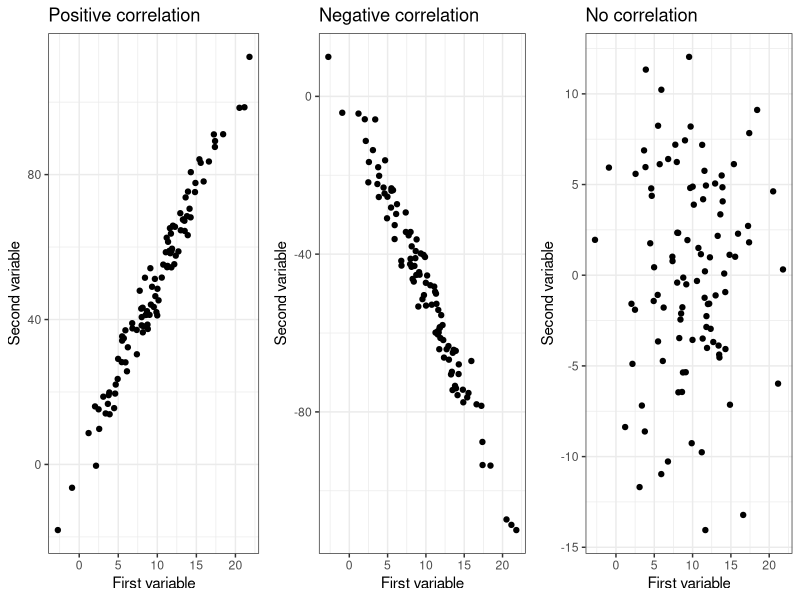
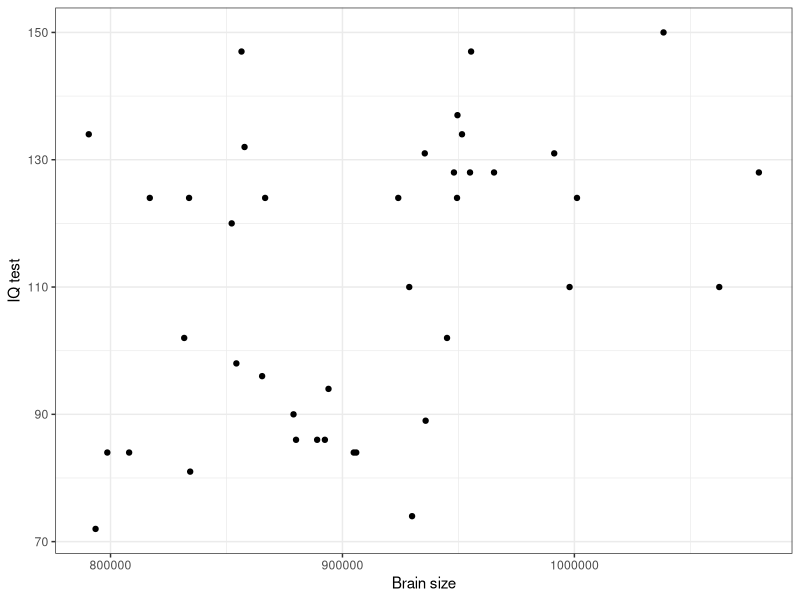
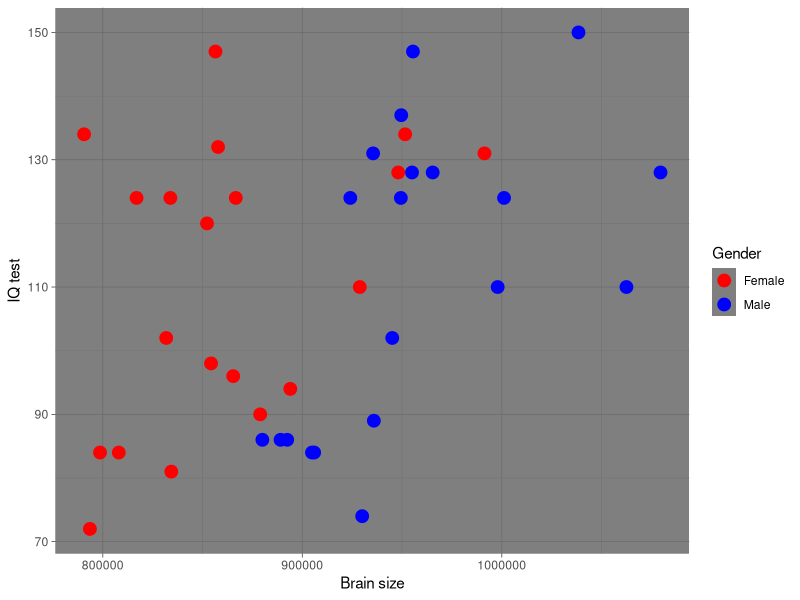
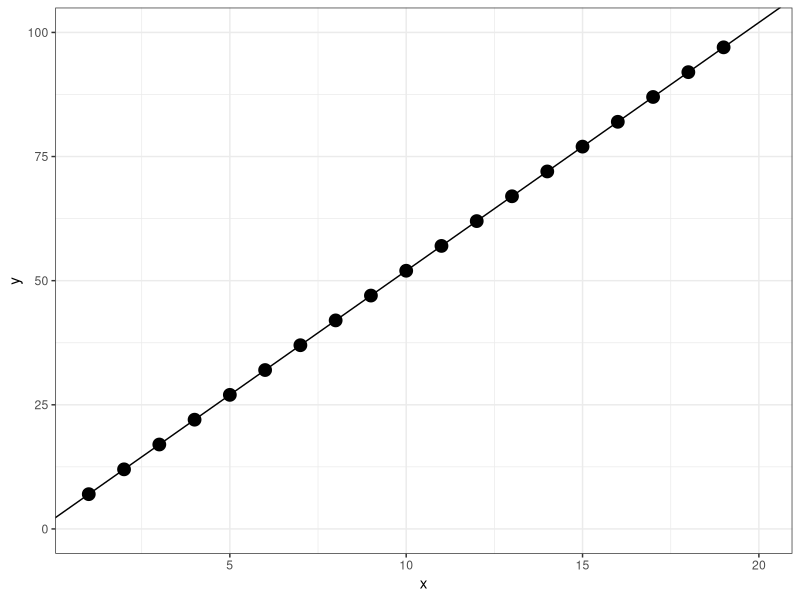
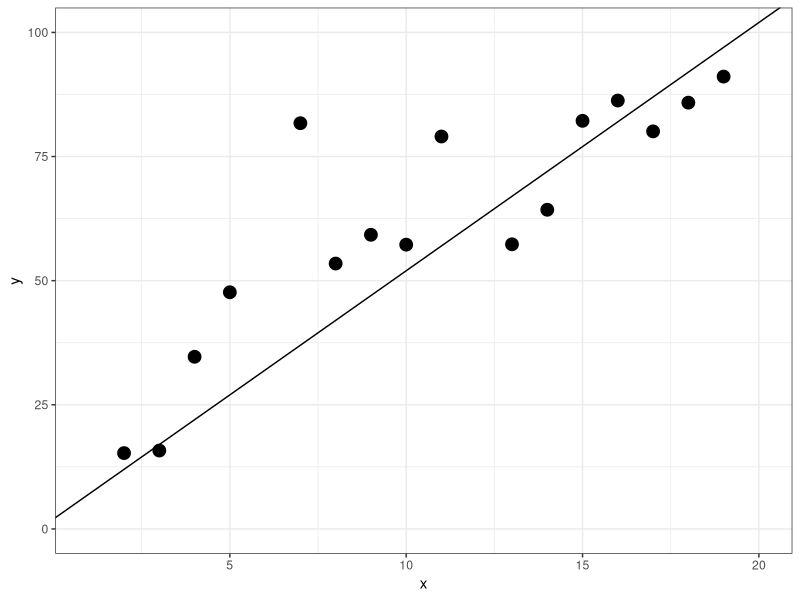
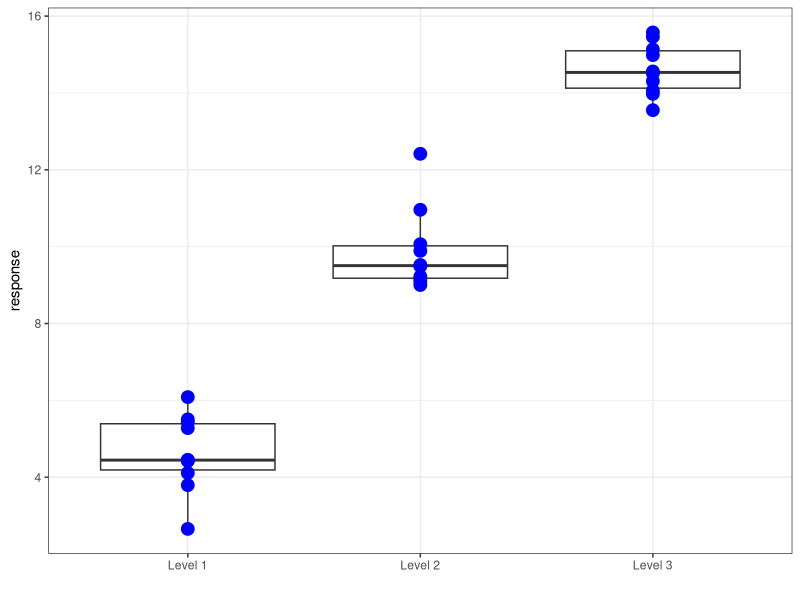
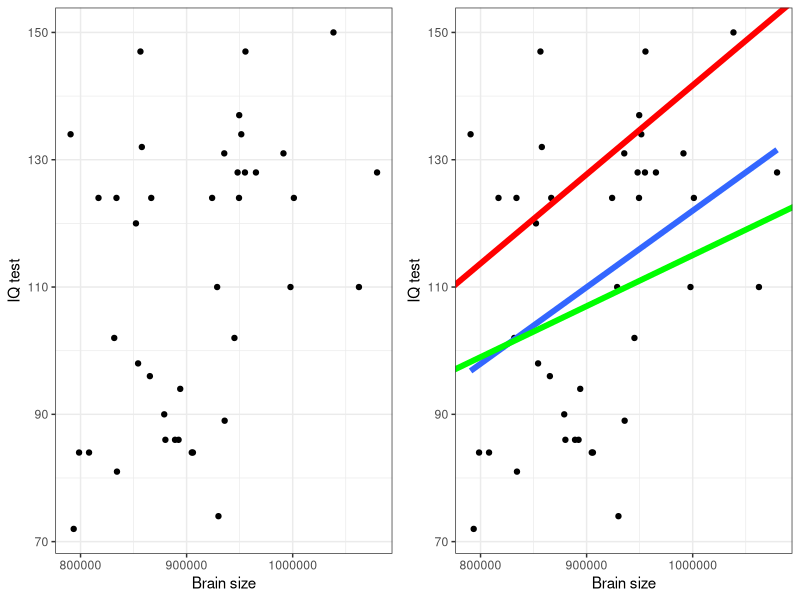
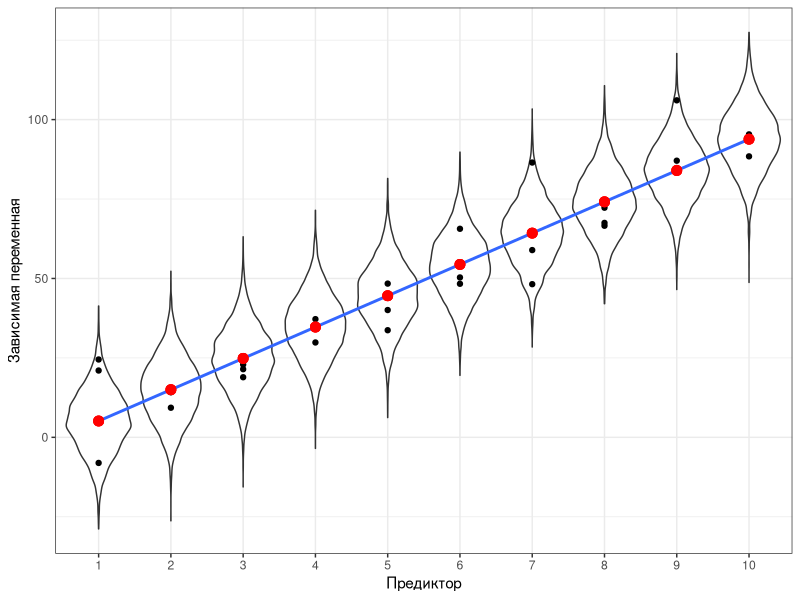

These figures' R source, in order:
## ---- chunk 1
# output options
options(width = 70, scipen = 6, digits = 3)
library(knitr)
# chunk default options
opts_chunk$set(fig.align='center', tidy = FALSE, fig.width = 7, fig.height = 3, warning = FALSE)
## ---- chunk 2
# library(downloader)
# download("https://varmara.github.io/linmodr/data/IQ_brain.csv", destfile = "data/IQ_brain.csv" )
## ---- chunk 3
brain <- read.csv("data/IQ_brain.csv", header = TRUE)
head(brain)

## ---- chunk 4
sum(!complete.cases(brain))
## ---- chunk 5
sapply(brain, function(x) sum(is.na(x)))
## ---- chunk 6
brain[!complete.cases(brain), ]
## ---- chunk 7
nrow(brain) ## Это без учета пропущенных значений
## ---- chunk 8
library (ggplot2)
library (gridExtra)
theme_set(theme_bw())
x <- rnorm(100, 10, 5)
y1 <- 5*x + rnorm(100, 0, 5)
pl_pos_cor <- ggplot(data.frame(x = x, y = y1), aes(x = x, y = y)) + geom_point() + xlab("First variable") + ylab("Second variable") + ggtitle("Positive correlation")

y2 <- -5*x + rnorm(100, 0, 5)
pl_neg_cor <- ggplot(data.frame(x = x, y = y2), aes(x = x, y = y)) + geom_point() + xlab("First variable") + ylab("Second variable") + ggtitle("Negative correlation")

y3 <- 0*x + rnorm(100, 0, 5)
pl_zero_cor <- ggplot(data.frame(x = x, y = y3), aes(x = x, y = y)) + geom_point() + xlab("First variable") + ylab("Second variable") + ggtitle("No correlation")

grid.arrange(pl_pos_cor, pl_neg_cor, pl_zero_cor, ncol = 3)

## ---- chunk 9
cor(brain[,2:6], use = "pairwise.complete.obs")

## ---- chunk 10
cor.test(brain$PIQ, brain$MRINACount, method = "pearson", alternative = "two.sided")

## ---- chunk 11
pl_brain <- ggplot(brain, 
               aes(x = MRINACount, y = PIQ)) + 
  geom_point() + 
  xlab("Brain size") + 
  ylab("IQ test")
pl_brain
## ---- chunk 12
pl_brain + theme_dark() + 
  geom_point(aes(color = Gender), size = 4) + 
  scale_color_manual(values =  c("red", "blue"))
## ---- chunk 13
x <- 1:20
y <- 2 + 5*x
ggplot(data.frame(x=x, y=y), aes(x=x, y=y)) + geom_point(size=4)  + geom_abline(slope=5, intercept = 2) + ylim(0, 100) 
## ---- chunk 14
x <- 1:20
y <- 2 + 5*x + rnorm(20,0, 20)
ggplot(data.frame(x=x, y=y), aes(x=x, y=y)) + geom_point(size=4)  + geom_abline(slope=5, intercept = 2)  + ylim(0,100) + theme_bw()

## ---- chunk 15
set.seed(1234)
x <- data.frame(labels = c(rep("Level 1", 10), rep( "Level 2", 10), rep("Level 3", 10)), response = c(rnorm(10, 5, 1), rnorm(10, 10, 1), rnorm(10, 15, 1))) 

ggplot(x, aes(x=labels, y=response)) + geom_boxplot()+ geom_point(color="blue", size=4) + xlab(" ") 

## ---- chunk 16
library(ggplot2)

pl_1 <- pl_brain + geom_smooth(method = "lm", se = FALSE, size=2) + geom_abline(slope = 0.00008, intercept = 35, color="green", size = 2) + geom_abline(slope = 0.00014, intercept =1.7, color="red", size=2) 

grid.arrange (pl_brain, pl_1, ncol=2)

## ---- chunk 17

xy <- data.frame(X = rep(1:10, 3))
xy$Y <- 10*xy$X + rnorm(30, 0, 10)
xy$predicted <- predict(lm(Y ~ X, data = xy))


rand_df <- matrix(rep(NA,100000), ncol = 10)
for(i in 1:10) rand_df[,i] <- rnorm(10000, xy$predicted[i], 10)

rand_df <- data.frame(X = rep(xy$X, each = 10000), Y = as.vector(rand_df))



ggplot(xy, aes(x = X, y = Y)) + geom_violin(data = rand_df, aes(x = factor(X)), scale = ) + geom_point() + geom_smooth(method = "lm", se = F) + geom_point(data = xy, aes(x = X, y = predicted), color = "red", size = 3) + labs(x = "Предиктор", y = "Зависимая переменная") 


## ---- chunk 18
brain_model <- lm(PIQ ~ MRINACount, data = brain)
brain_model
## ---- chunk 19
n=100
x <- rnorm(n, 10, 5)
y1 <- 5*x + 50 + rnorm(n, 0, 2)
y2 <- -5*x + 50 + rnorm(n, 0, 2)
y3 <- 0*x + 50 + rnorm(n, 0, 2)
label <- c(rep("Positive slope",n), rep("Negative slope", n), rep("Zero slope", n))
df1 <- data.frame(x = rep(x, 3), y = c(y1, y2, y3), label = label)
df1a <- data.frame(intercept = c(50, 50, 50), slope = c(-5,0,5))
pl_1 <- ggplot(data = df1, aes(x = x, y = y, color = label)) + geom_point() + xlab("Independent (X)") + ylab("Dependent (Y)") + xlim(0, 25) + guides(color=F) + geom_abline(data = df1a, aes(intercept = intercept, slope = slope), size=1) + ggtitle("Constant intercepts \n Different slopes")

x <- rnorm(n, 10, 5)
y1 <- 5*x + 0 + rnorm(n, 0, 2)
y2 <- 5*x + 30 + rnorm(n, 0, 2)
y3 <- 5*x + 60 + rnorm(n, 0, 2)
label <- c(rep("Intercept = 0",n), rep("Intercept = 30", n), rep("Intercept = 60", n))
df2 <- data.frame(x = rep(x, 3), y = c(y1, y2, y3), label = label)
df2a <- data.frame(intercept=c(30, 0, 60), slope=c(5, 5, 5))
pl_2 <- ggplot(df2, aes(x = x, y = y, color=label)) + geom_point() + xlab("Independent (X)") + ylab("Dependent (Y)") + xlim(0, 25) + guides(color=F) + geom_abline(data = df2a, aes(intercept = intercept, slope = slope), size=1) + ggtitle("Different intercepts \n Constant slopes")


x <- rnorm(n, 10, 5)
y1 <- 0*x + 0 + rnorm(n, 0, 2)
y2 <- 0*x + 30 + rnorm(n, 0, 2)
y3 <- 0*x + 60 + rnorm(n, 0, 2)
label <- c(rep("Intercept = 0",n), rep("Intercept = 30", n), rep("Intercept = 60", n))
df3 <- data.frame(x = rep(x, 3), y = c(y1, y2, y3), label = label)
df3a <- data.frame(intercept = c(30, 0, 60), slope = c(0, 0, 0))
pl_3 <- ggplot(data = df3, aes(x = x, y = y, color=label)) + geom_point() + xlab("Independent (X)") + ylab("Dependent (Y)") + xlim(0, 25) + guides(color=F) + geom_abline(data = df3a, aes(intercept = intercept, slope = slope), size=1) + ggtitle("Different intercepts \n Zero slopes")

grid.arrange(pl_1, pl_2, pl_3, nrow=1)

## ---- chunk 20
coefficients(brain_model) [1]
coefficients(brain_model) [2]

## ---- chunk 21
as.numeric(coefficients(brain_model) [1] + coefficients(brain_model) [2] * 900000)

## ---- chunk 22
brain$PIQ[10] - fitted(brain_model)[10]
residuals(brain_model)[10]

## ---- chunk 23
summary(brain_model)

## ---- chunk 24
pl_brain + geom_smooth(method="lm") 
## ---- chunk 25
pop_x <- rnorm(1000, 10, 3)
pop_y <- 10 + 10*pop_x + rnorm(1000, 0, 20)
population <- data.frame(x=pop_x, y=pop_y)
samp_coef <- data.frame(b0 = rep(NA, 100), b1=rep(NA, 100))
for(i in 1:100) {
  samp_num <- sample(1:1000, 20)
  samp <- population[samp_num, ]
  fit <- lm(y~x, data=samp)
  samp_coef$b0[i] <- coef(fit)[1]
  samp_coef$b1[i] <- coef(fit)[2]
  
 }

ggplot(population, aes(x=x, y=y)) + geom_point(alpha=0.3, color="red")+ geom_abline(aes(intercept=b0, slope=b1), data=samp_coef) + geom_abline(aes(intercept=10, slope=10), color="blue", size=2)
## ---- chunk 26
coef(brain_model)

confint(brain_model)
## ---- chunk 27
pl_alpha1 <- pl_brain + geom_smooth(method="lm", level=0.8) + ggtitle(bquote(alpha==0.2))

pl_alpha2 <- pl_brain + geom_smooth(method="lm", level=0.95) + ggtitle(bquote(alpha==0.05))

pl_alpha3 <- pl_brain + geom_smooth(method="lm", level=0.999) + ggtitle(bquote(alpha==0.01))


grid.arrange(pl_alpha1, pl_alpha2, pl_alpha3, ncol=3)

## ---- chunk 28
newdata <- data.frame(MRINACount = 900000)

predict(brain_model, newdata, interval = "prediction", 
        level = 0.95, se = TRUE)$fit

## ---- chunk 29
brain_predicted <- predict(brain_model, interval="prediction")
brain_predicted <- data.frame(brain, brain_predicted)
head(brain_predicted)
## ---- chunk 30
pl_brain + 

# 1) Линия регрессии и ее дов. интервал
# Если мы указываем fill внутри aes() и задаем фиксированное значение - появится соотв. легенда с названием.
# alpha - задает прозрачность
  geom_smooth(method = "lm", aes(fill = "Conf.interval"), alpha = 0.4) +
# 2) Интервал предсказаний создаем при помощи геома ribbon ("лента")
# Данные берем из другого датафрейма - из brain_predicted
# ymin и ymax - эстетики геома ribbon, которые задают нижний и верхний край ленты в точках с заданным x (x = MRINACount было задано в ggplot() при создании pl_brain, поэтому сейчас его указывать не обязательно)
  geom_ribbon(data = brain_predicted,  aes(ymin = lwr, ymax = upr, fill = "Conf. area for prediction"), alpha = 0.2) +

# 3) Вручную настраиваем цвета заливки при помощи шкалы fill_manual.
# Ее аргумент name - название соотв. легенды, values - вектор цветов
  scale_fill_manual(name = "Intervals", values = c("green", "gray")) +

# 4) Название графика
  ggtitle("Confidence interval \n and confidence area for prediction")
## ---- chunk 31
pl_brain + 
  geom_ribbon(data=brain_predicted, aes(y=fit, ymin=lwr, ymax=upr, fill = "Conf. area for prediction"), alpha=0.2) + 
  geom_smooth(method="lm", aes(fill="Conf.interval"), alpha=0.4) + 
  scale_fill_manual("Intervals", values = c("green", "gray")) + 
  ggtitle("Confidence interval \n and confidence area for prediction")+ xlim(600000, 1300000) + geom_text(label="Interpolation", aes(x=950000, y=100)) + geom_text(label="Extrapolation", aes(x=700000, y=70)) +
geom_text(label="Extrapolation", aes(x=1200000, y=70))

## ---- chunk 32
summary(brain_model)
## ---- chunk 33

pl_exp <- pl_brain + geom_smooth(method="lm", se=F, size=1.3) + geom_abline(aes(intercept=mean(PIQ), slope=0), size=1.3) + geom_text(label="Mean IQ", aes(x=1050000, y=(mean(PIQ)-6)), size = 4) + geom_segment(data=brain_predicted, aes(x=MRINACount, y=mean(PIQ), xend=MRINACount, yend=fit)) + ggtitle("Explained variation")

pl_res <- pl_brain + geom_smooth(method="lm", se=F, size=1.3) + geom_segment(data=brain_predicted, aes(x=MRINACount, y=PIQ, xend=MRINACount, yend=fit)) + ggtitle("Residual variation")

pl_tot <-pl_brain + geom_abline(aes(intercept=mean(PIQ), slope=0), size=1.3) + geom_text(label="Mean IQ", aes(x=1050000, y=(mean(PIQ)-6)), size = 5) + geom_segment(data=brain_predicted, aes(x=MRINACount, y=PIQ, xend=MRINACount, yend=mean(PIQ))) + ggtitle("Total variation")


grid.arrange(pl_exp, pl_res, pl_tot, nrow=1)
## ---- chunk 34
f <- seq(-0.2, 10, 0.1)
ggplot(data.frame(f = f, p = df(f, 1, 38)), aes(x = f, y = p)) + geom_line(size = 1.3) + ggtitle("F-distribution") + xlab("F") + geom_vline(xintercept = c(6.686), color = "red",) + geom_hline(yintercept = 0) + xlim(-0.2, 10)
## ---- chunk 35
x <- rnorm(100, 20, 5)
y1 <- 10 * x + 5 + rnorm(100, 0, 5)
y2 <- 10 * x + 5 + rnorm(100, 0, 40)
d <- data.frame(x=x, y1=y1)
pl_R1 <- ggplot(d, aes(x=x, y=y1)) + geom_point() + geom_smooth(method="lm", se=F) 
pl_R2 <- ggplot(d, aes(x=x, y=y2)) + geom_point() + geom_smooth(method="lm", se=F) 
grid.arrange (pl_R1, pl_R2)
## ---- chunk 36
summary(brain_model)
